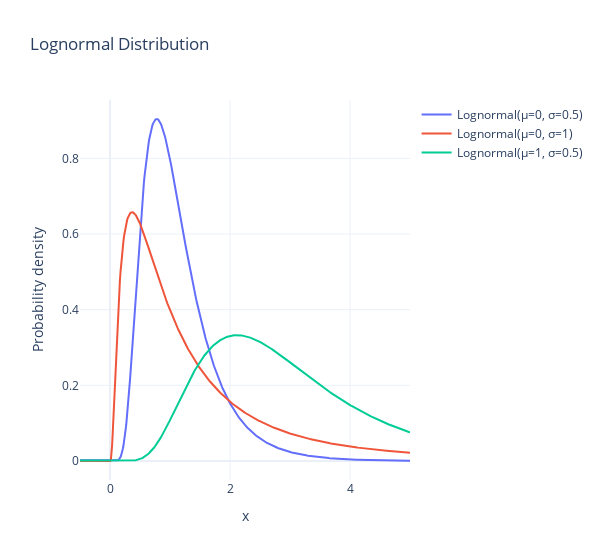

Notebook code for this chart:
### Markdown cell above
**Lognormal**: For right-skewed data that can't be negative, created when the logarithm of a variable follows a normal distribution
  - μ (mu): Mean of the variable's natural logarithm
  - σ (sigma): Standard deviation of the variable's natural logarithm

### Code cell
fig = go.Figure()
for mu_val, sigma_val in [(0, 0.5), (0, 1), (1, 0.5)]:
    lognormal_dist = pm.Lognormal.dist(mu=mu_val, sigma=sigma_val)
    pdf_values = np.exp(pm.logp(lognormal_dist, x).eval())
    fig.add_trace(go.Scatter(
        x=x,
        y=pdf_values,
        mode='lines',
        name=f"Lognormal(μ={mu_val}, σ={sigma_val})"
    ))
fig.update_layout(
    title="Lognormal Distribution",
    xaxis_title="x",
    yaxis_title="Probability density",
    width=600,
    xaxis_range=[-0.5, 5]
)

### Figure 1 — Plotly figure (JSON) as saved in the notebook; plotly's stock layout.template omitted (floating-point values rounded to 4 significant figures; data arrays with more than 128 entries replaced by an {"elided": "..."} marker saying what was removed)
{"data": [{"mode": "lines", "name": "Lognormal(μ=0, σ=0.5)", "type": "scatter", "x": {"elided": "1000 float values"}, "y": {"elided": "1000 float values"}}, {"mode": "lines", "name": "Lognormal(μ=0, σ=1)", "type": "scatter", "x": {"elided": "1000 float values"}, "y": {"elided": "1000 float values"}}, {"mode": "lines", "name": "Lognormal(μ=1, σ=0.5)", "type": "scatter", "x": {"elided": "1000 float values"}, "y": {"elided": "1000 float values"}}], "layout": {"title": {"text": "Lognormal Distribution"}, "width": 600, "xaxis": {"range": [-0.5, 5], "title": {"text": "x"}}, "yaxis": {"title": {"text": "Probability density"}}}}
